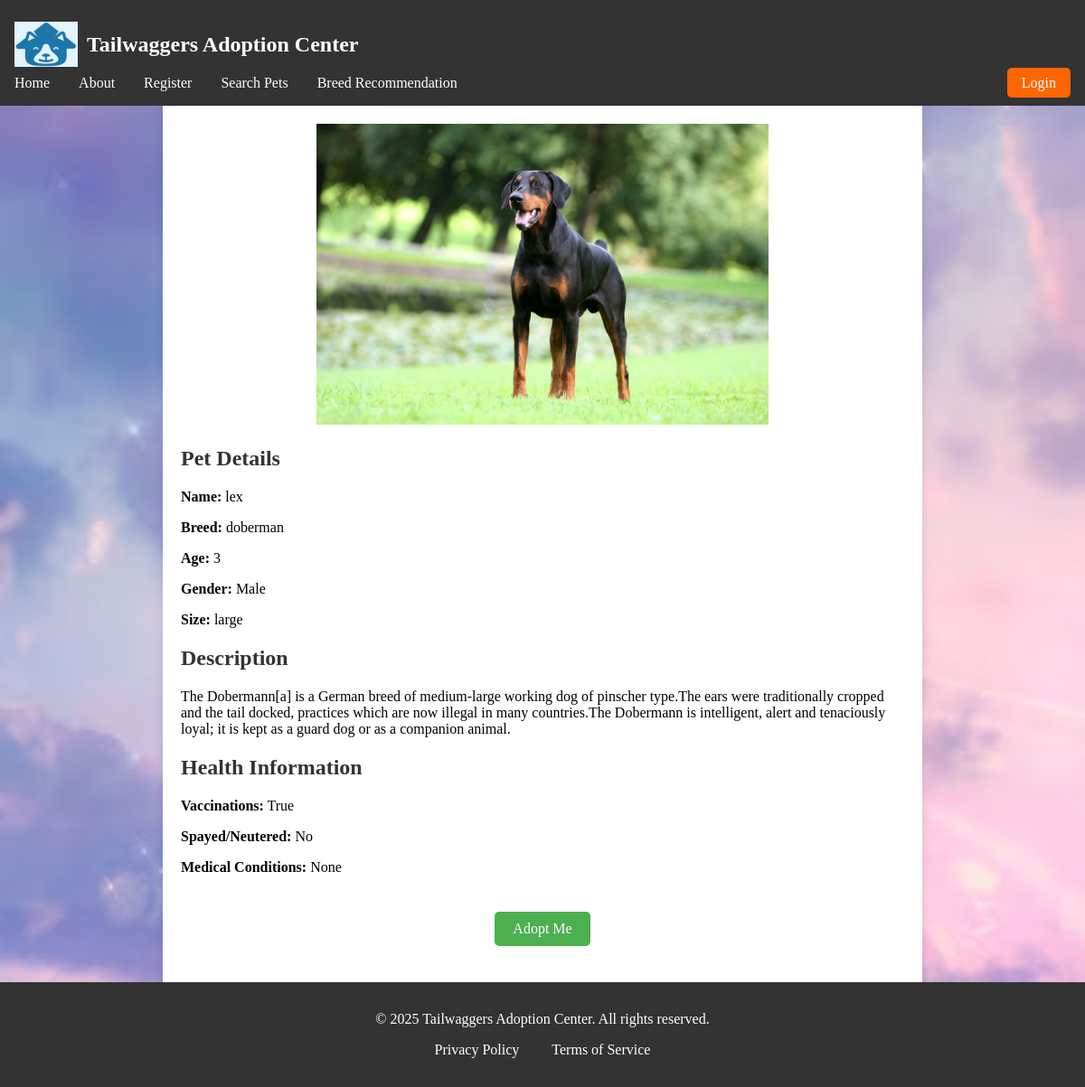
/pet/1, run on an earlier commit of the app's database.
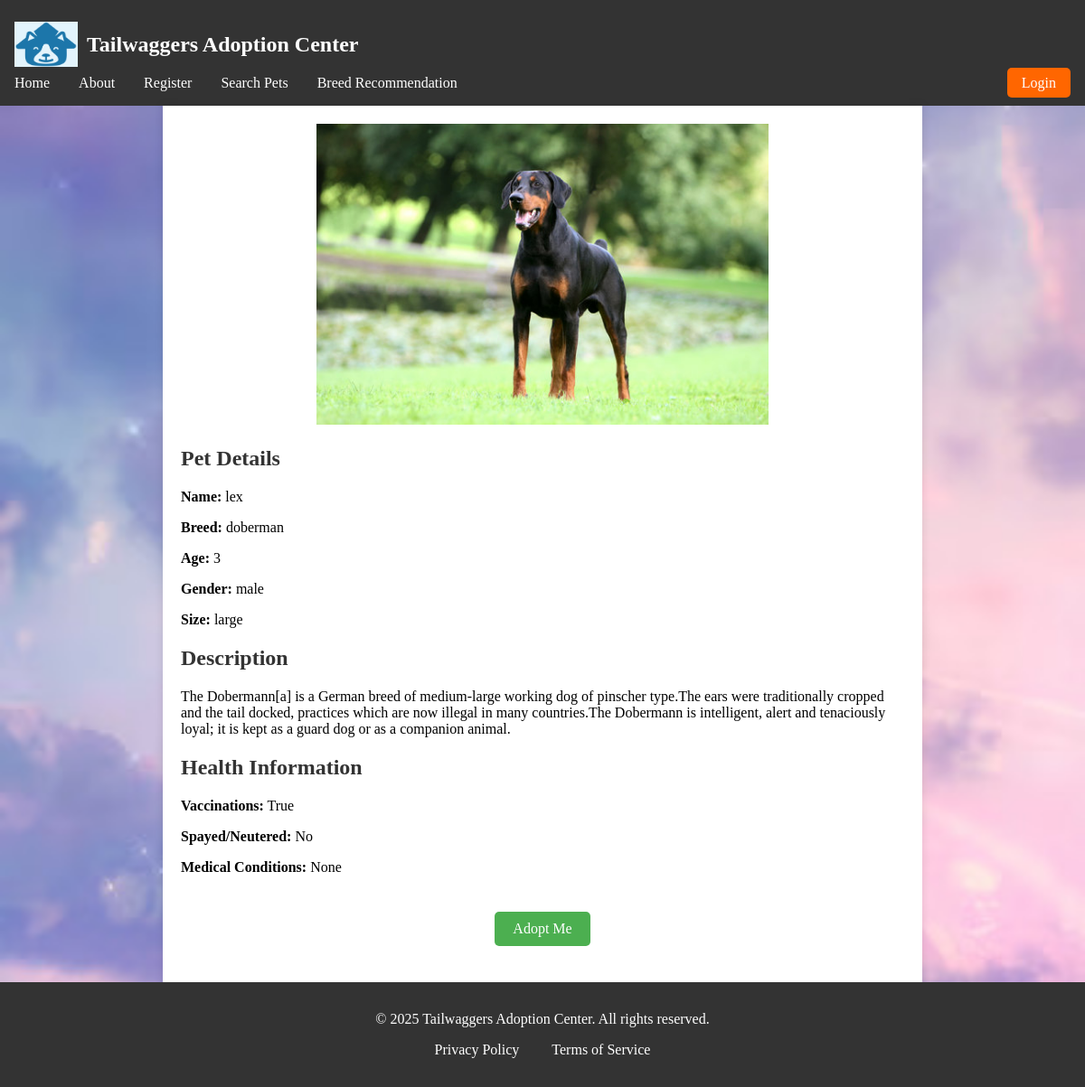
And on a later commit of the database.
### webpage/models.py (models this page shows, shortened)
class pet(models.Model):
    SIZE_CHOICES = [ ('small', 'Small'), ('medium', 'Medium'), ('large', 'Large'), ]
    GENDER_CHOICES =[("female","Female"),("male","Male")]
    name=models.CharField(max_length=50)
    age=models.CharField(max_length=20)
    breed=models.ForeignKey(breed,on_delete=models.CASCADE,default=1)
    gender=models.CharField(max_length=10,choices=GENDER_CHOICES ,default='male')
    description = models.TextField(max_length=300,blank=True)
    size = models.CharField(max_length=10, choices=SIZE_CHOICES, default='medium')
    vaccinations = models.BooleanField(default=False)
    spayed_neutered = models.BooleanField(default=False)
    medical_conditions = models.CharField(max_length=100, blank=True)
    image=models.ImageField(upload_to=("upload/image/"))
    is_adopted=models.BooleanField(default=False)
    class Meta:
        permissions = [("can_add_pet","can add pet")]

class breed(models.Model):
    ACTIVITY_LEVEL_CHOICES = [ ('low', 'Low'), ('medium', 'Medium'), ('high', 'High'), ]
    SIZE_CHOICES = [ ('small', 'Small'), ('medium', 'Medium'), ('large', 'Large'), ]
    name = models.CharField(max_length=50)
    good_with_kids = models.BooleanField(default=False)
    low_shedding =models.BooleanField(default=False)
    first_time_owner = models.BooleanField(default=False)
    Guard_dog = models.BooleanField(default=False)
    athletic = models.BooleanField(default=False)
    first_time_owner = models.BooleanField(default=False)
    image=models.ImageField(upload_to=("upload/image/"), blank=True)
    activity_level = models.CharField(max_length=10, choices=ACTIVITY_LEVEL_CHOICES, default='medium')
    size = models.CharField(max_length=10, choices=SIZE_CHOICES, default='medium')
    def __str__(self):
        return self.name

### webpage/views.py (the view)
# urls.py: path('pet/<int:pk>',views.Pet_detail, name="petP"),
def Pet_detail(request,pk):
    Pet = pet.objects.get(id=pk)
    return render(request, "petPage.html",{"Pet":Pet,})

### webpage/templates/PetPage.html
{% extends 'base.html'%}
{% block content%}
<div class="pet-container">
    <div class="pet-image">
        <img src="{{ Pet.image.url }}" alt="{{ Pet.name }}">
    </div> <div class="pet-details">
        <h2>Pet Details</h2>
        <p><span class="label">Name:</span> {{ Pet.name }}</p>
        <p><span class="label">Breed:</span> {{ Pet.breed }}</p>
        <p><span class="label">Age:</span> {{ Pet.age }} </p>
        <p><span class="label">Gender:</span> {{ Pet.gender }}</p>
        <p><span class="label">Size:</span> {{ Pet.size }}</p>
    </div> <div class="Pet-description">
        <h2>Description</h2>
        <p>{{ Pet.description }}</p>
    </div>
    <div class="health-info">
        <h2>Health Information</h2>
        <p><span class="label">Vaccinations:</span> {{ Pet.vaccinations }}</p>
        <p><span class="label">Spayed/Neutered:</span> {{ Pet.spayed_neutered|yesno:"Yes,No" }}</p>
        <p><span class="label">Medical Conditions:</span> {{ Pet.medical_conditions|default:"None" }}</p>
    </div>
    {% if Pet.is_adopted %}
    <div class="adoption-section" > <a href="#" class="adopt-button" style="background-color:rgb(37, 44, 38)">Adopt Me</a> </div>
    {% else %}
    <div class="adoption-section">
    {% if user.is_staff%}
     <a href="{%url "update_pet" Pet.id%}" class="adopt-button">Update pet</a>
    {% else %}
    <a href="{% url 'adopt_pet' Pet.id%}" class="adopt-button">Adopt Me</a>
    </div>
    {% endif%}
    {% endif %}
    </div>
{% endblock %}

What changed in the data, as far as the page shows it:
changed pet "lex": gender "Male" → "male"
